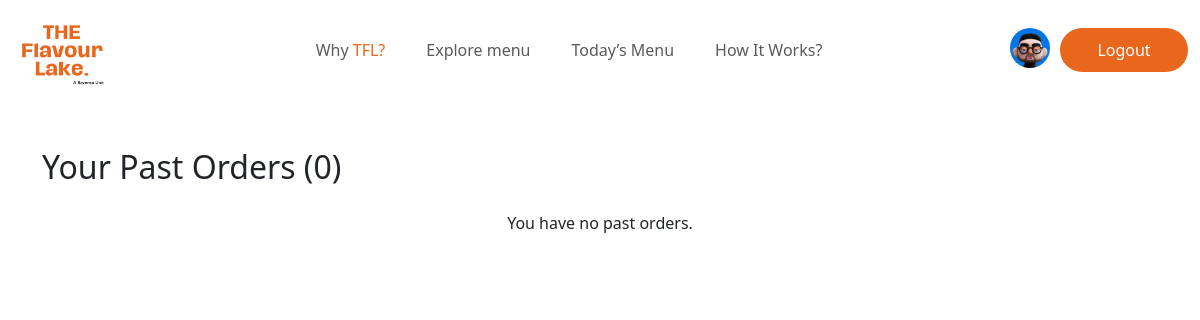
Before: /past_orders/ (signed in) with the older database file.
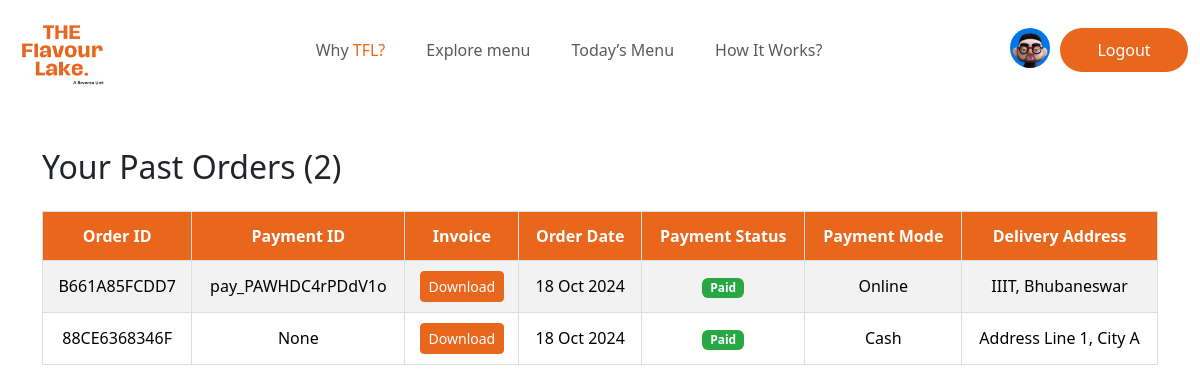
After: the same page with the newer database file.
### home/models.py (models this page shows, shortened)
class Order(models.Model):
    order_id = models.CharField(max_length=12, unique=True, blank=True, null=True)
    payment_id = models.CharField(max_length=100, unique=True, blank=True, null=True)
    pdf_invoice = models.FileField(upload_to='invoices/', blank=True, null=True)
    created_at = models.DateTimeField(auto_now_add=True, blank=True, null=True)
    customer_email = models.EmailField(blank=True, null=True)
    payment_status = models.CharField(max_length=10, choices=[('pending', 'Pending'), ('paid', 'Paid')], default='pending')
    payment_mode = models.CharField(max_length=10, choices=[('online', 'Online'), ('cash', 'Cash')], default='online')
    delivery_address = models.ForeignKey(DeliveryAddress, on_delete=models.SET_NULL, null=True, blank=True)
    delivery_otp = models.IntegerField(default=0, null=True, blank=True)
    delivery_status = models.CharField(max_length=10, choices=[('pending', 'Pending'), ('delivered', 'Delivered')], default='pending')
    expiration_time = models.DateTimeField(null=True, blank=True)  # New expiration field

class DeliveryAddress(models.Model):
    ADDRESS_CHOICES = [
        ('IIIT', 'IIIT'),
        ('STPI', 'STPI'),
        ('KIIT', 'KIIT'),
    ]
    CITY_CHOICES = [
        ('Bhubaneswar', 'Bhubaneswar'),
    ]
    user = models.ForeignKey(User, on_delete=models.CASCADE, related_name='delivery_addresses')
    address_line1 = models.CharField(max_length=255, choices=ADDRESS_CHOICES, default='IIIT')
    city = models.CharField(max_length=100, choices=CITY_CHOICES, default='Bhubaneswar')
    phone_number = models.CharField(max_length=10, default='XXXXXXXXXX')
    is_primary = models.BooleanField(default=False)
    created_at = models.DateTimeField(auto_now_add=True)
    updated_at = models.DateTimeField(auto_now=True)
    def __str__(self):
        return f"{self.address_line1}, {self.city}"

### home/views.py (the view)
# urls.py: path('past_orders/', views.past_orders, name='past_orders'),
@login_required
def past_orders(request):
    past_orders = Order.objects.filter(customer_email=request.user.email).order_by('-created_at')
    context = {
        'past_orders': past_orders,
    }
    return render(request, 'apps/home/past_orders.html',context)

### templates/apps/home/past_orders.html (shortened to what this page needs)
{% extends "account/base_entrance.html" %}
{% load i18n %}
{% load static %}
{% load allauth account %}
{% block content %}
    <div class="container mt-5">
        <h2 class="mb-4">Your Past Orders ({{ past_orders.count }})</h2>
        {% if past_orders %}
        <div class="table-responsive">
            <table class="table table-striped table-bordered orders-table">
                <thead class="thead-dark" style="background-color: #E9661C; color: white;">
                    <tr>
                        <th>Order ID</th>
                        <th class="d-none d-md-table-cell">Payment ID</th>
                        <th class="">Invoice</th>
                        <th class="">Order Date</th>
                        <th class="d-none d-md-table-cell">Payment Status</th>
                        <th class="d-none d-md-table-cell">Payment Mode</th>
                        <th class="d-none d-md-table-cell">Delivery Address</th>
                    </tr>
                </thead>
                <tbody>
                    {% for order in past_orders %}
                    <tr class="mb-3">
                        <td data-label="Order ID">{{ order.order_id }}</td>
                        <td class="d-none d-md-table-cell" data-label="Payment ID">{{ order.payment_id }}</td>
                        <td class="" data-label="Invoice">
                            {% if order.pdf_invoice %}
                                <a href="{{ order.pdf_invoice.url }}" class="btn btn-sm btn-primary" target="_blank">Download</a>
                            {% else %}
                                No Invoice
                            {% endif %}
                        </td>
                        <td class="" data-label="Order Date">{{ order.created_at|date:"d M Y" }}</td>
                        <td class="d-none d-md-table-cell" data-label="Payment Status">
                            <span class="badge {% if order.payment_status == 'paid' %}badge-success{% else %}badge-warning{% endif %}">
                                {{ order.payment_status|title }}
                            </span>
                        </td>
                        <td class="d-none d-md-table-cell" data-label="Payment Mode">{{ order.payment_mode|title }}</td>
                        <td class="d-none d-md-table-cell" data-label="Delivery Address">
                            {% if order.delivery_address %}
                                {{ order.delivery_address|truncatechars:30 }}
                            {% else %}
                                No Address Provided
                            {% endif %}
                        </td>
                    </tr>
                    {% endfor %}
                </tbody>
            </table>
        </div>
        {% else %}
        <p class="text-center">You have no past orders.</p>
        {% endif %}
    </div>
{% endblock content %}

### templates/allauth/layouts/base.html (shortened to what this page needs)
{% load i18n %}
{% load static %}
<!DOCTYPE html>
<html>
    <head>
        <link rel="stylesheet" href="{% static 'assets/css/navbar.css' %}">
        <link href="https://cdn.jsdelivr.net/npm/bootstrap@5.3.3/dist/css/bootstrap.min.css" rel="stylesheet">
    </head>
    <body>
        {% block body %}
            {% include 'apps/partials/navbar.html' %}
            {% block content %}
            {% endblock content %}
        {% endblock body %}
    </body>
</html>

### templates/apps/partials/navbar.html (shortened to what this page needs)
{% load static %}
<nav class="navbar navbar-expand-lg" style="z-index: 10000;">
    <div class="container-fluid">
      <a class="navbar-brand" href="{% url 'home:home' %}" style="z-index: 10005;">
        <img src="{% static 'assets/img/home/tfl_logo.webp' %}" alt="">
      </a>
      <div class="collapse navbar-collapse" id="navbarSupportedContent">
        <ul class="navbar-nav me-auto mb-2 mb-lg-0" style="width: 100%;justify-content: center;gap: 25px;">
          <li class="nav-item">
            <a class="nav-link" aria-current="page" href="{% url 'home:home' %}#why_tfl">Why <span style="color: #E9661D;">TFL?</span></a>
          </li>
          <li class="nav-item">
            <a class="nav-link" aria-current="page" href="{% url 'home:home' %}#best_seller">Explore menu</a>
          </li>
          <li class="nav-item">
            <a class="nav-link" aria-current="page" href="{% url 'home:home' %}#today_menu">Today’s Menu</a>
          </li>
          <li class="nav-item">
            <a class="nav-link" aria-current="page" href="{% url 'home:home' %}#how_works">How It Works?</a>
          </li>
        </ul>
        <form class="d-flex">
          {% if user.is_authenticated %}
          <div class="profile-badge">
            <a href="{% url 'home:user_profile' %}" style="display: flex;align-items: center;justify-content: center;color: #E9661D;">
              {% if user.socialaccount_set.exists %}
                {% with user.socialaccount_set.first as social_account %}
                  <img width="40px" height="40px" style="border-radius: 50%;margin-right: 10px;" src="{{ social_account.extra_data.picture }}" alt="Profile" class="profile-picture">
                {% endwith %}
              {% elif user.profile.picture %}
                <img width="40px" height="40px" style="border-radius: 50%;margin-right: 10px;" src="{{ user.profile.picture.url }}" alt="Profile" class="profile-picture">
              {% else %}
                <img width="40px" height="40px" style="border-radius: 50%;margin-right: 10px;" src="{% static 'assets/img/avatar.webp' %}" alt="Profile" class="profile-picture">
              {% endif %}
            </a>
          </div>
            <button onclick="location.href='{% url 'account_logout' %}'" class="login_logging_btn" type="button">Logout</button>
          {% endif %}
        </form>
      </div>
    </div>
  </nav>

### static/assets/css/navbar.css (style rules this page uses)
.navbar-brand img { width: 100px; }
.login_logging_btn { background-color: #E9661D; border-radius: 25px; border: none; padding: 10px; color: white; width:8em; }
.nav-link { border-bottom: 2px solid transparent; }

### templates/apps/home/past_orders.html (style rules this page uses)
.orders-table { border: 1px solid #ddd; font-size: 16px; }
.orders-table th { background-color: #E9661D; color: white; text-align: center; padding: 12px; }
.orders-table td { padding: 10px; vertical-align: middle; text-align: center; }
.orders-table .btn-primary { background-color: #E9661D; border-color: #E9661D; }
.orders-table .badge-success { background-color: #28a745; }

Changed rows visible on the page:
added Order: order_id "B661A85FCDD7", payment_id "pay_PAWHDC4rPDdV1o", created_at "18 Oct 2024", payment_status "Paid", payment_mode "Online", delivery_address "IIIT, Bhubaneswar"
added Order: order_id "88CE6368346F", payment_id "None", created_at "18 Oct 2024", payment_status "Paid", payment_mode "Cash", delivery_address "Address Line 1, City A"
Other visible differences:
{{ past_orders.count }}: "0" → "2"
text no longer shown: "You have no past orders."
text now shown: "Order ID Payment ID Invoice Order Date Payment Status Payment Mode Delivery Address"
